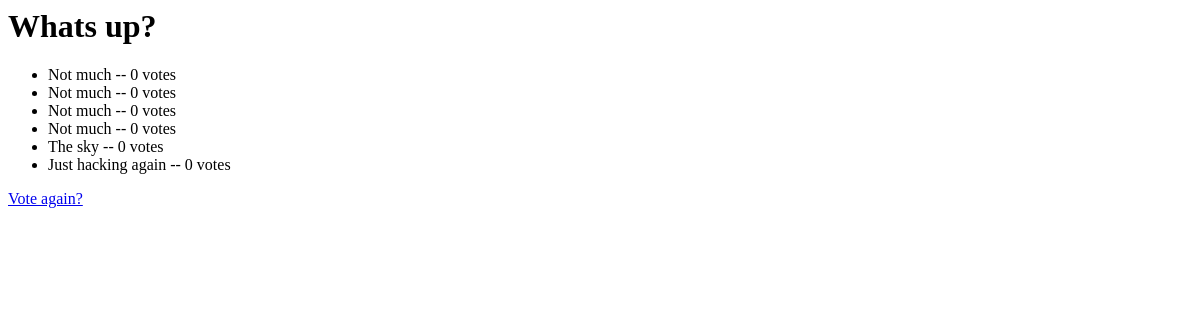
The app's page /encuestas/1/results/, older data.
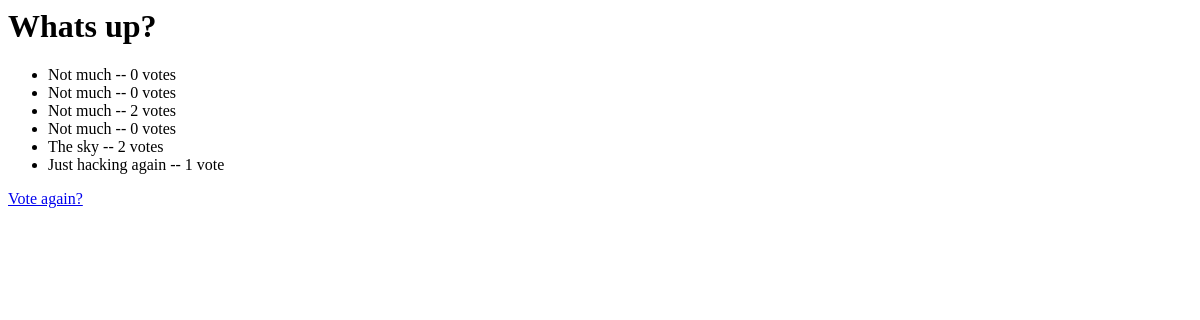
The same page, newer data.
### encuestas/models.py (models this page shows, shortened)
class Choice(models.Model):
    question = models.ForeignKey(Question, on_delete=models.CASCADE)
    choice_text = models.CharField(max_length=200)
    votes = models.IntegerField(default=0)

### encuestas/views.py (the view)
# urls.py: path('<int:pk>/results/', views.ResultsView.as_view(), name='results'),
class ResultsView(generic.DetailView):
    model = Question
    template_name = 'encuestas/results.html'

### encuestas/templates/encuestas/results.html
<h1>{{ question.question_text }}</h1>
<ul>
{% for choice in question.choice_set.all %}
    <li>{{ choice.choice_text }} -- {{ choice.votes }} vote{{ choice.votes|pluralize }}</li>
{% endfor %}
</ul>
<a href="{% url 'encuestas:detail' question.id %}">Vote again?</a>

Row changes from the older to the newer data that the page shows:
changed Choice (number 3 of 6 on the later page): votes "0" → "2"
changed Choice "The sky": votes "0" → "2"
changed Choice "Just hacking again": votes "0" → "1"
